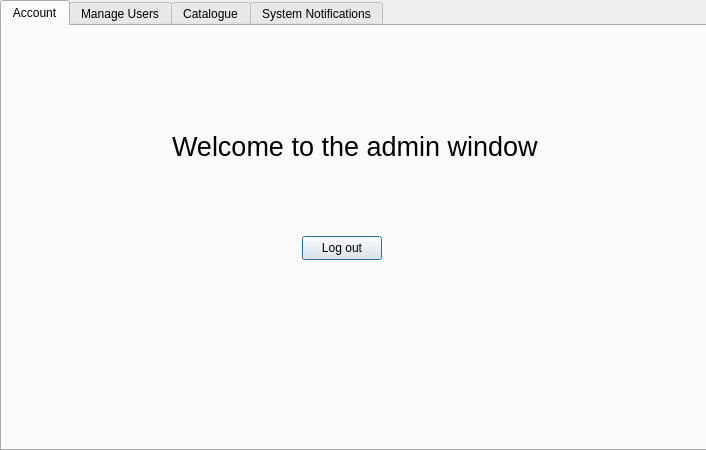
<?xml version="1.0" encoding="UTF-8"?>
<ui version="4.0">
 <class>adminWindow</class>
 <widget class="QDialog" name="adminWindow">
  <property name="geometry">
   <rect>
    <x>0</x>
    <y>0</y>
    <width>706</width>
    <height>450</height>
   </rect>
  </property>
  <property name="windowTitle">
   <string>Dialog</string>
  </property>
  <widget class="QTabWidget" name="tabWidget">
   <property name="geometry">
    <rect>
     <x>0</x>
     <y>0</y>
     <width>711</width>
     <height>451</height>
    </rect>
   </property>
   <property name="currentIndex">
    <number>0</number>
   </property>
   <widget class="QWidget" name="tab_1">
    <attribute name="title">
     <string>Account</string>
    </attribute>
    <widget class="QLabel" name="label">
     <property name="geometry">
      <rect>
       <x>170</x>
       <y>30</y>
       <width>381</width>
       <height>181</height>
      </rect>
     </property>
     <property name="font">
      <font>
       <pointsize>20</pointsize>
      </font>
     </property>
     <property name="text">
      <string>Welcome to the admin window</string>
     </property>
    </widget>
    <widget class="QPushButton" name="pushButton_admin_logout">
     <property name="geometry">
      <rect>
       <x>300</x>
       <y>210</y>
       <width>80</width>
       <height>24</height>
      </rect>
     </property>
     <property name="text">
      <string>Log out</string>
     </property>
    </widget>
   </widget>
   <widget class="QWidget" name="tab_2">
    <attribute name="title">
     <string>Manage Users</string>
    </attribute>
   </widget>
   <widget class="QWidget" name="tab">
    <attribute name="title">
     <string>Catalogue</string>
    </attribute>
   </widget>
   <widget class="QWidget" name="tab_3">
    <attribute name="title">
     <string>System Notifications</string>
    </attribute>
   </widget>
  </widget>
 </widget>
 <resources/>
 <connections/>
</ui>
